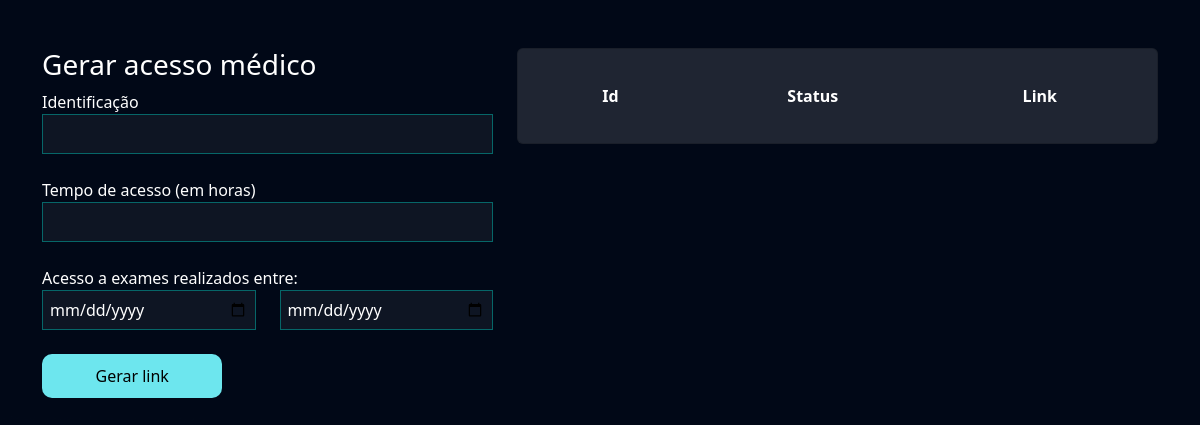
Before: /exames/gerar_acesso_medico/ (signed in) with the older database file.
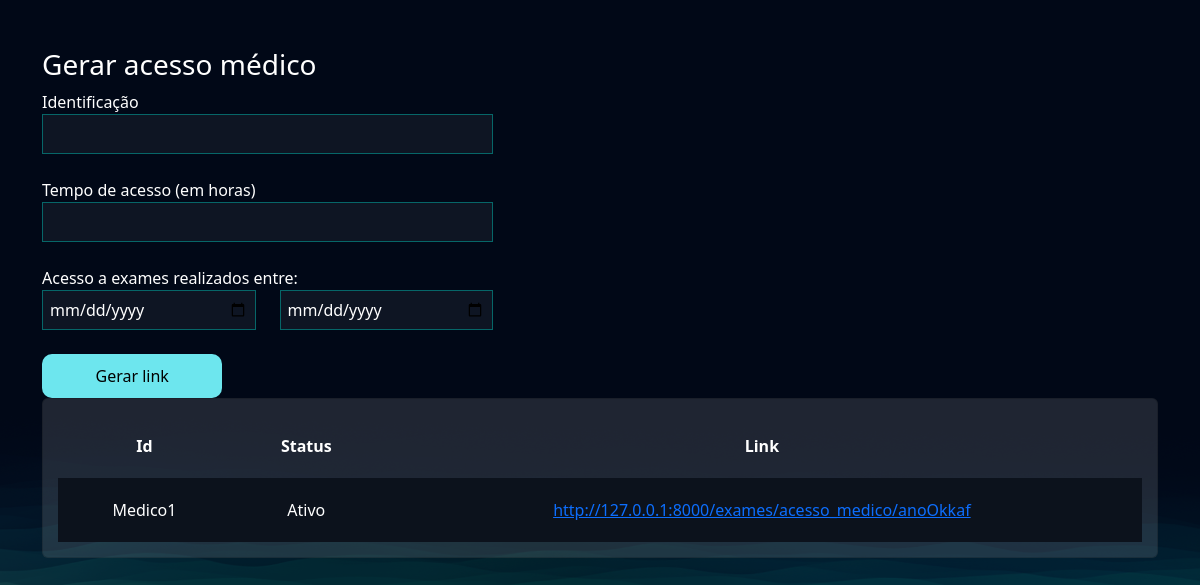
After: the same page with the newer database file.
### exames/models.py (models this page shows, shortened)
class AcessoMedico(models.Model):
    usuario = models.ForeignKey(User, on_delete=models.DO_NOTHING)
    identificacao = models.CharField(max_length=50)
    tempo_de_acesso = models.IntegerField()  # Em horas
    criado_em = models.DateTimeField()
    data_exames_iniciais = models.DateField()
    data_exames_finais = models.DateField()
    token = models.CharField(max_length=20)
    @property
    def status(self):
        return 'Expirado' if timezone.now() > (self.criado_em + timedelta(hours=self.tempo_de_acesso)) else 'Ativo'
    @property
    def url(self):
        return f"http://127.0.0.1:8000/exames/acesso_medico/{self.token}"

### exames/views.py (the view, shortened to what this page needs)
# urls.py: path('gerar_acesso_medico/', views.gerar_acesso_medico,
@login_required
def gerar_acesso_medico(request):
    if request.method == "GET":
        acessos_medicos = AcessoMedico.objects.filter(usuario=request. user)
        return render(request, 'gerar_acesso_medico.html', {'acessos_medicos': acessos_medicos})

### exames/templates/gerar_acesso_medico.html (shortened to what this page needs)
{% extends "bases/base.html" %}
{% load static %}
{% block 'head' %}
    <link href="{% static 'exames/css/css.css' %}" rel="stylesheet">
    <link href="{% static 'exames/css/gerenciar_pedidos.css' %}" rel="stylesheet">
{% endblock 'head' %}
{% block 'conteudo' %}
    <br>
    <br>
    <div class="container">
        <div class="row">
            <div class="col-md-5">
                <h3>Gerar acesso médico</h3>
                <form action="{% url "gerar_acesso_medico" %}" method="POST">{% csrf_token %}
                    <label for="">Identificação</label>
                    <br>
                    <input style="width: 100%" type="text" name="identificacao" id="" class="input-default">
                    <br>
                    <br>
                    <label for="">Tempo de acesso (em horas)</label>
                    <br>
                    <input style="width: 100%" type="number" name="tempo_de_acesso" id="" class="input-default">
                    <br>
                    <br>
                    <div class="row">
                        <label for="">Acesso a exames realizados entre:</label>
                        <div class="col-md">
                            <input style="width: 100%" type="date" name="data_exame_inicial" id="" class="input-default">
                        </div>
                        <div class="col-md">
                            <input style="width: 100%" type="date" name="data_exame_final" id="" class="input-default">
                            <br>
                            <br>
                        </div>
                    </div>
                    <input style="width: 40%" type="submit" class="btn-default" value="Gerar link">
                </form>
            </div>
            <div class="col-md">
                <div class="card">
                    <table style="text-align: center">
                        <tr>
                          <th>Id</th>
                          <th>Status</th>
                          <th>Link</th>
                        </tr>
                    {% for acesso in acessos_medicos  %}
                        <tr class="linha-tabela">
                            <td>{{acesso.identificacao}}</td>
                            <td>{{acesso.status}}</td>
                            <td><a href="{{acesso.url}}">{{acesso.url}}</a></td>
                        </tr>
                    {% endfor %}
                    </table>
                </div>
            </div>
        </div>
    </div>
{% endblock 'conteudo' %}

Changed rows visible on the page:
added AcessoMedico: identificacao "Medico1", status "Ativo", url "http://127.0.0.1:8000/exames/acesso_medico/anoOkkaf"
